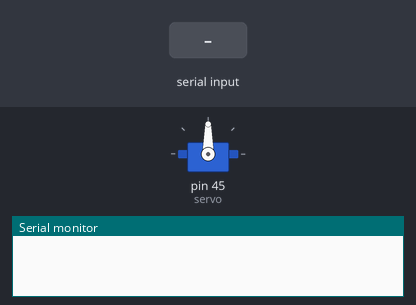
A sketch run on a simulated Arduino Mega 2560, built with avr-gcc and run on an emulated ATmega2560. On the bench: servo, the last lines printed to the serial monitor. Inputs (shaded band) come from the test bench.

Above: at 1.2 s.
1.3 s: "1" received over the second serial link
At 2.6 s:
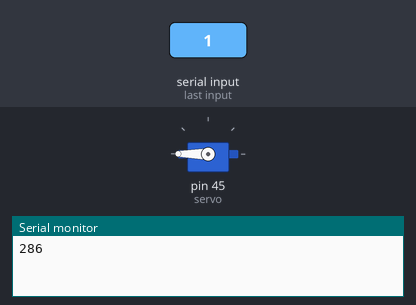
Timing chart, 0 to 4.3 s (numbered marks = the images above; inputs shaded):
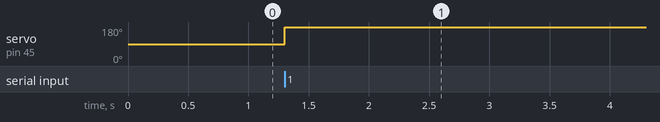

The sketch:

get_angle.ino
```cpp
#include <Servo.h>
Servo servo;
int k = 4;
bool sign;  //0 -- -; //1 -- +
void setup() {
  servo.attach(45);
  Serial1.begin(9600);
  Serial.begin(9600);

}

void loop() {
  if (Serial1.available()) {
    int a = Serial1.read();
    a = a & B01111111;
    //Serial.write(Serial.read());
  /*  if (a >=128 ) {
      a-=256;
      sign=0;
    }*/

    a*=k;
   // Serial.println((a +90));


    // delay(800);
     //Serial.println();

    servo.write((a + 90));
    Serial.println((a +90));


    // Serial.println(a+70);
  }
}
```

Measured:
- after the input at 1.3 s, servo on pin 45 (servo): 90° → 180° at once
